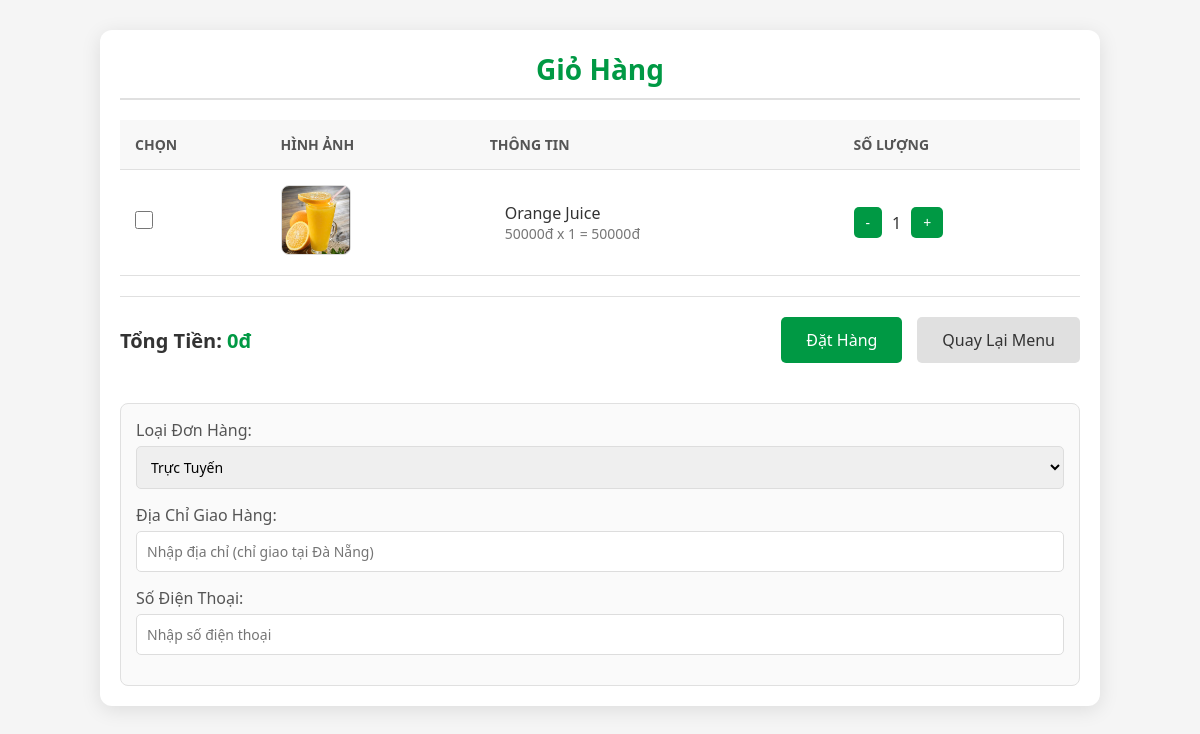
The page /cart/ (signed in) on the database its author committed.
### myapp/models.py (models this page shows, shortened)
class ChiTietDonHang(models.Model):
    ma_chi_tiet = models.AutoField(primary_key=True)
    don_hang = models.ForeignKey(DonHang, on_delete=models.CASCADE, related_name='chi_tiet_don_hang')
    mon_an = models.ForeignKey(ThucDon, on_delete=models.CASCADE)
    so_luong = models.PositiveIntegerField()
    tuy_chinh = models.TextField(blank=True, null=True)
    gia_tien = models.DecimalField(max_digits=10, decimal_places=0)
    class Meta:
        verbose_name = "Chi Tiết Đơn Hàng"
        verbose_name_plural = "Chi Tiết Đơn Hàng"

class ThucDon(models.Model):
    DANH_MUC = (
        ('Cà Phê', 'Cà Phê'),
        ('Trà Sữa', 'Trà Sữa'),
        ('Nước Ép', 'Nước Ép'),
        ('Đồ Ăn', 'Đồ Ăn'),
    )
    ma_mon = models.AutoField(primary_key=True)
    ten_mon = models.CharField(max_length=100)
    danh_muc = models.CharField(max_length=50, choices=DANH_MUC, default='Cà Phê')
    gia_tien = models.DecimalField(max_digits=10, decimal_places=0)
    hinh_anh = models.ImageField(upload_to='hinh_anh_mon_an/', null=True, blank=True)
    ngay_tao = models.DateTimeField(auto_now_add=True)
    da_an = models.BooleanField(default=False)
    class Meta:
        verbose_name = "Thực Đơn"
        verbose_name_plural = "Thực Đơn"

### myapp/views.py (the view, shortened to what this page needs)
# urls.py: path('cart/', views.view_cart, name='view_cart'),
@login_required
def view_cart(request):
    if request.user.vai_tro != 'khach_hang':
        messages.error(request, "Bạn không có quyền truy cập trang này. Vui lòng đăng nhập với tài khoản khách hàng.")
        return redirect('myapp:redirect_based_on_role')
    don_hang, created = DonHang.objects.get_or_create(
        nguoi_dung=request.user,
        trang_thai='cho_xac_nhan',
        loai_don_hang='truc_tuyen',
        defaults={'tong_tien': 0}
    )
    gio_hang = ChiTietDonHang.objects.filter(don_hang=don_hang)
    tong_tien = sum(item.gia_tien * item.so_luong for item in gio_hang) if gio_hang.exists() else 0
    context = {
        'gio_hang': gio_hang,
        'tong_tien': tong_tien,
    }
    return render(request, 'view_cart.html', context)

### myapp/templatetags/cart_tags.py (called while the page is built)
@register.filter
def multiply(value, arg):
    return value * arg

### myapp/templates/view_cart.html (shortened to what this page needs)
{% load static cart_tags %}
<!DOCTYPE html>
<html lang="vi">
<head>
</head>
<body>
  <div class="main-content">
    <h1>Giỏ Hàng</h1>
    {% if gio_hang %}
      <form id="cart-form" method="POST" action="{% url 'myapp:place_order_mon' %}" onsubmit="return false;">
        <table class="cart-table">
          <thead>
            <tr>
              <th>Chọn</th>
              <th>Hình Ảnh</th>
              <th>Thông Tin</th>
              <th>Số Lượng</th>
            </tr>
          </thead>
          <tbody>
            {% for item in gio_hang %}
              <tr class="cart-item" data-ma-mon="{{ item.mon_an.ma_mon }}" data-price="{{ item.mon_an.gia_tien|floatformat:0 }}">
                <td>
                  <input type="checkbox" name="selected_items" value="{{ item.mon_an.ma_mon }}" onchange="updateTotalPrice()">
                </td>
                <td>
                  <img src="{% if item.mon_an.hinh_anh %}{{ item.mon_an.hinh_anh.url }}{% else %}{% static 'images/default.jpg' %}{% endif %}" alt="{{ item.mon_an.ten_mon }}">
                </td>
                <td>
                  <div class="item-details">
                    <div class="item-name">{{ item.mon_an.ten_mon }}</div>
                    <div class="item-price">{{ item.mon_an.gia_tien|floatformat:0 }}đ x {{ item.so_luong }} = {{ item.mon_an.gia_tien|multiply:item.so_luong|floatformat:0 }}đ</div>
                  </div>
                </td>
                <td>
                  <div class="quantity-controls">
                    <button type="button" class="quantity-btn" onclick="updateQuantity('{{ item.mon_an.ma_mon }}', 'decrease')">-</button>
                    <span class="quantity">{{ item.so_luong }}</span>
                    <button type="button" class="quantity-btn" onclick="updateQuantity('{{ item.mon_an.ma_mon }}', 'increase')">+</button>
                  </div>
                </td>
              </tr>
            {% endfor %}
          </tbody>
        </table>
        <div class="cart-footer">
          <div class="cart-total">Tổng Tiền: <span>{{ tong_tien|floatformat:0 }}đ</span></div>
          <div class="action-buttons">
            <button type="button" class="checkout-btn" onclick="showConfirmModal()">Đặt Hàng</button>
            <a href="{% url 'myapp:menu_khachhang' %}" class="back-btn">Quay Lại Menu</a>
          </div>
        </div>
        <div class="order-form">
          <label for="loai_don_hang">Loại Đơn Hàng:</label>
          <select name="loai_don_hang" id="loai_don_hang" onchange="toggleOrderFields()">
            <option value="truc_tuyen">Trực Tuyến</option>
          </select>
          <div id="address-field">
            <label for="dia_chi">Địa Chỉ Giao Hàng:</label>
            <input type="text" name="dia_chi" id="dia_chi" placeholder="Nhập địa chỉ (chỉ giao tại Đà Nẵng)">
            <label for="so_dien_thoai">Số Điện Thoại:</label>
            <input type="text" name="so_dien_thoai" id="so_dien_thoai" placeholder="Nhập số điện thoại">
          </div>
        </div>
      </form>
    {% endif %}
  </div>
</body>
</html>

### myapp/templates/view_cart.html (style rules this page uses)
* { box-sizing: border-box; margin: 0; padding: 0; font-family: 'Segoe UI', Arial, sans-serif; }
body { background: #f5f5f5; color: #333; }
.main-content { max-width: 1000px; margin: 30px auto; padding: 20px; background: white; border-radius: 12px; box-shadow: 0 4px 20px rgba(0, 0, 0, 0.1); }
h1 { text-align: center; color: #009944; font-size: 28px; margin-bottom: 20px; border-bottom: 2px solid #e0e0e0; padding-bottom: 10px; }
.cart-table { width: 100%; border-collapse: collapse; margin-bottom: 20px; }
.cart-table th, .cart-table td { padding: 15px; text-align: left; border-bottom: 1px solid #e0e0e0; }
.cart-table th { background: #f8f8f8; color: #555; font-weight: 600; text-transform: uppercase; font-size: 14px; }
.cart-table td { vertical-align: middle; }
.cart-table img { width: 70px; height: 70px; object-fit: cover; border-radius: 8px; border: 1px solid #ddd; }
.cart-table .item-details { padding-left: 15px; }
.cart-table .item-name { font-size: 16px; font-weight: 500; color: #333; }
.cart-table .item-price { font-size: 14px; color: #777; }
.cart-table .quantity-controls { display: flex; align-items: center; gap: 10px; }
.cart-table .quantity-btn { background: #009944; color: white; border: none; padding: 6px 12px; border-radius: 5px; cursor: pointer; font-size: 14px; transition: background 0.3s; }
.cart-table .quantity { font-size: 16px; font-weight: 500; }
.cart-table input[type="checkbox"] { width: 18px; height: 18px; cursor: pointer; }
.cart-footer { display: flex; justify-content: space-between; align-items: center; padding: 20px 0; border-top: 1px solid #e0e0e0; }
.cart-total { font-size: 20px; font-weight: 600; color: #333; }
.cart-total span { color: #009944; }
.action-buttons { display: flex; gap: 15px; }
.checkout-btn, .back-btn { padding: 12px 25px; border: none; border-radius: 5px; cursor: pointer; font-size: 16px; font-weight: 500; transition: background 0.3s, transform 0.1s; }
.checkout-btn { background: #009944; color: white; }
.back-btn { background: #e0e0e0; color: #333; text-decoration: none; display: inline-flex; align-items: center; }
.order-form { margin-top: 20px; padding: 15px; border: 1px solid #e0e0e0; border-radius: 8px; background: #fafafa; }
.order-form label { display: block; margin-bottom: 5px; font-weight: 500; color: #555; }
.order-form input[type="text"], .order-form input[type="datetime-local"], .order-form select { width: 100%; padding: 10px; margin-bottom: 15px; border: 1px solid #ddd; border-radius: 5px; font-size: 14px; }
.order-form select { cursor: pointer; }

### rows shown on the page
ChiTietDonHang: mon_an.hinh_anh (picture), mon_an.ten_mon "Orange Juice", mon_an.gia_tien "50000", so_luong "1", mon_an.gia_tien|multiply "50000"
